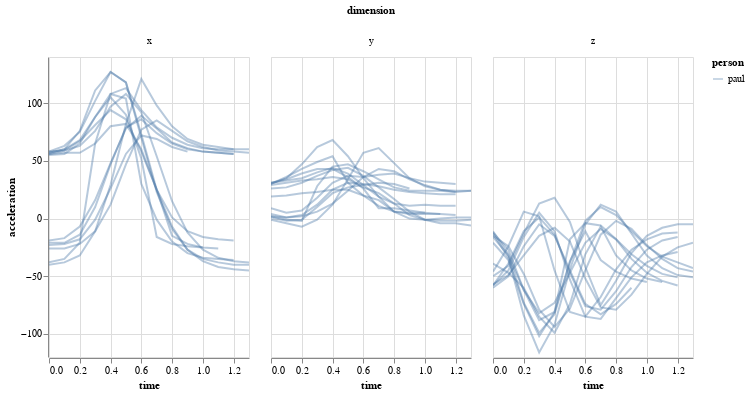

Write notebook code for a chart like this one.
### Markdown cell above
Describing a gesture isn't always straight forward. While we might think that something as simple as clapping is universally understood, it too is affected by our culture, environment, situation, etc.. Therefore while James and Conor both clapped with the watch on the left hand while sitting down, there is a significant difference in the data (see figure below).

When trying out the model or when training it with your own data, it is therefore important to be aware of these differences. Either communicate the gestures precisely or even better try and collaborate with others to make a dataset that encompasses these differences.

### Code cell
#@title
import altair as alt

# plot the acceleration data
alt.Chart(
    dataset_df[
      np.logical_and(
          dataset_df['subset'] == 'validation',
          dataset_df['label'] == 'fly'
      )
    ],
    width=200
).mark_line(
    opacity=0.4
).encode(
    x='time:Q',
    y='acceleration:Q',
    detail='id:N',
    color='person:N',
    column='dimension:N'
).interactive(bind_y=False)

### Figure 1 — Vega-Lite specification as saved in the notebook (floating-point values rounded to 4 significant figures; data arrays with more than 128 entries replaced by an {"elided": "..."} marker saying what was removed)
{"config": {"view": {"continuousWidth": 400, "continuousHeight": 300}}, "data": {"name": "data-495bbc5f09227e8bf2fa524c1e916260"}, "mark": {"type": "line", "opacity": 0.4}, "encoding": {"color": {"type": "nominal", "field": "person"}, "column": {"type": "nominal", "field": "dimension"}, "detail": {"type": "nominal", "field": "id"}, "x": {"type": "quantitative", "field": "time"}, "y": {"type": "quantitative", "field": "acceleration"}}, "selection": {"selector003": {"type": "interval", "bind": "scales", "encodings": ["x"]}}, "width": 200, "$schema": "https://vega.github.io/schema/vega-lite/v4.8.1.json", "datasets": {"data-495bbc5f09227e8bf2fa524c1e916260": {"elided": "504 records"}}}
